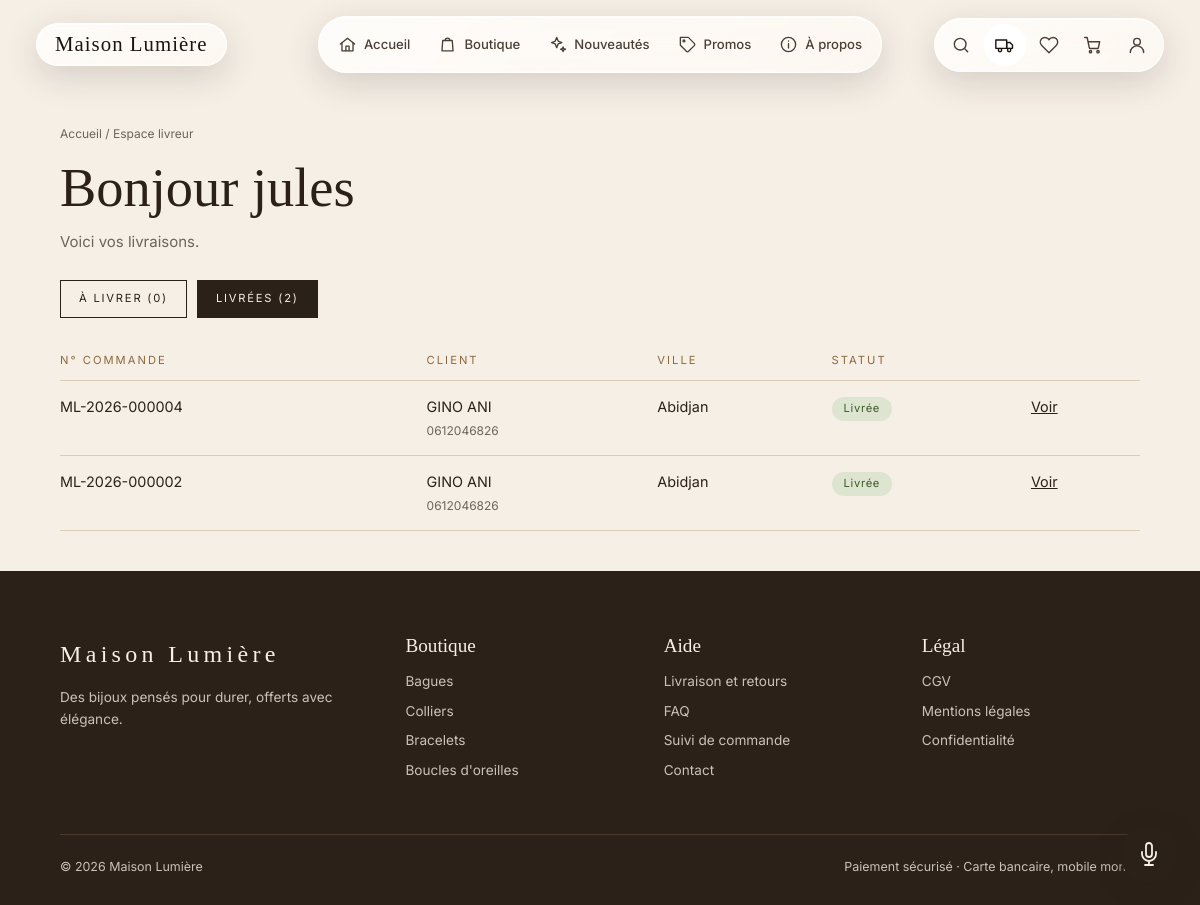
Screenshot of /livreur/?onglet=livrees (signed in) with the database file from the repository.
### utilisateurs/models.py (models this page shows, shortened)
class Utilisateur(AbstractUser):
    username = None
    email = models.EmailField("adresse e-mail", unique=True)
    telephone = models.CharField("téléphone", max_length=20, blank=True)
    est_livreur = models.BooleanField(
        "livreur", default=False,
        help_text="Donne accès à l'espace livreur. Les livreurs sont créés par l'administration.",
    )
    USERNAME_FIELD = 'email'
    REQUIRED_FIELDS = []
    objects = GestionnaireUtilisateur()
    class Meta:
        verbose_name = "utilisateur"
        verbose_name_plural = "utilisateurs"

### commandes/models.py (models this page shows, shortened)
class Commande(models.Model):
    STATUTS = [
        ('en_attente', 'En attente'),
        ('en_preparation', 'En préparation'),
        ('expediee', 'Expédiée'),
        ('livree', 'Livrée'),
        ('annulee', 'Annulée'),
    ]
    STATUTS_EN_COURS = ('en_attente', 'en_preparation', 'expediee')
    reference = models.CharField(max_length=20, unique=True, null=True, blank=True, editable=False)
    utilisateur = models.ForeignKey(
        settings.AUTH_USER_MODEL, on_delete=models.PROTECT, related_name='commandes'
    )
    statut = models.CharField(max_length=20, choices=STATUTS, default='en_attente')
    total = models.DecimalField("total (FCFA)", max_digits=12, decimal_places=0, default=0)
    cgv_acceptees_le = models.DateTimeField("CGV acceptées le", null=True, blank=True)
    livreur = models.ForeignKey(
        settings.AUTH_USER_MODEL, on_delete=models.SET_NULL, null=True, blank=True,
        related_name='livraisons', limit_choices_to={'est_livreur': True},
        verbose_name="livreur",
    )
    date_expedition = models.DateTimeField("date d'expédition", null=True, blank=True)
    date_livraison = models.DateTimeField("date de livraison", null=True, blank=True)
    livraison_prenom = models.CharField("prénom", max_length=100)
    livraison_nom = models.CharField("nom", max_length=100)
    livraison_adresse = models.CharField("adresse", max_length=255)
    livraison_ville = models.CharField("ville", max_length=100)
    livraison_telephone = models.CharField("téléphone", max_length=20)
    date_creation = models.DateTimeField(auto_now_add=True)
    date_modification = models.DateTimeField(auto_now=True)
    class Meta:
        verbose_name = "commande"
        verbose_name_plural = "commandes"
        ordering = ['-date_creation']
    def __init__(self, *args, **kwargs):
        super().__init__(*args, **kwargs)
        self._statut_initial = self.statut if self.pk else None

### livraisons/views.py (the view)
# urls.py: path('livreur/', views.tableau, name='tableau'),
@livreur_requis
def tableau(request):
    commandes = _mes_commandes(request)
    onglet = request.GET.get('onglet', 'a_livrer')
    if onglet == 'livrees':
        liste = commandes.filter(statut='livree').order_by('-date_livraison')
    else:
        onglet = 'a_livrer'
        liste = commandes.filter(statut__in=A_LIVRER).order_by('date_creation')
    return render(request, 'livraisons/tableau.html', {
        'commandes': liste,
        'onglet': onglet,
        'nb_a_livrer': commandes.filter(statut__in=A_LIVRER).count(),
        'nb_livrees': commandes.filter(statut='livree').count(),
    })

### assistant/context_processors.py (called while the page is built)
def assistant(request):
    return {
        'assistant_actif': settings.ASSISTANT_ACTIF,
        'assistant_mode': settings.ASSISTANT_MODE,
    }

### favoris/context_processors.py (called while the page is built)
def favoris(request):
    if not request.user.is_authenticated:
        return {'favoris_ids': set(), 'favoris_quantite': 0}
    ids = set(
        Favori.objects.filter(utilisateur=request.user, produit__actif=True)
        .values_list('produit_id', flat=True)
    )
    return {'favoris_ids': ids, 'favoris_quantite': len(ids)}

### livraisons/decorateurs.py (called while the page is built)
def livreur_requis(vue):
    @wraps(vue)
    def enveloppe(request, *args, **kwargs):
        if not request.user.is_authenticated:
            suivant = urlencode({'next': request.get_full_path()})
            return redirect(f"{reverse('utilisateurs:connexion')}?{suivant}")
        if not request.user.est_livreur:
            raise PermissionDenied
        return vue(request, *args, **kwargs)
    return enveloppe

### livraisons/views.py (called while the page is built)
def _mes_commandes(request):
    return Commande.objects.filter(livreur=request.user).prefetch_related('lignes')

### panier/context_processors.py (called while the page is built)
def panier(request):
    if not request.user.is_authenticated:
        return {'panier_quantite': 0}
    p = Panier.objects.filter(utilisateur=request.user).first()
    return {'panier_quantite': p.quantite_totale if p else 0}

### livraisons/templates/livraisons/tableau.html (shortened to what this page needs)
{% extends 'base.html' %}
{% load static %}
{% block contenu %}
<link rel="stylesheet" href="{% static 'css/commandes.css' %}">
<div class="conteneur">
    <p class="fil"><a href="{% url 'accueil:accueil' %}">Accueil</a> / Espace livreur</p>
    <h1 class="titre-page">Bonjour {{ user.first_name|default:user.email }}</h1>
    <p class="intro-page">Voici vos livraisons.</p>
    <div class="filtres">
        <a href="?onglet=a_livrer" class="filtre{% if onglet == 'a_livrer' %} actif{% endif %}">À livrer ({{ nb_a_livrer }})</a>
        <a href="?onglet=livrees" class="filtre{% if onglet == 'livrees' %} actif{% endif %}">Livrées ({{ nb_livrees }})</a>
    </div>
    {% if commandes %}
    <div class="tableau-defile">
        <table class="tableau-commandes">
            <thead>
                <tr><th>N° commande</th><th>Client</th><th>Ville</th><th>Statut</th><th></th></tr>
            </thead>
            <tbody>
                {% for commande in commandes %}
                <tr>
                    <td>{{ commande.reference }}</td>
                    <td>{{ commande.livraison_prenom }} {{ commande.livraison_nom }}<br><small>{{ commande.livraison_telephone }}</small></td>
                    <td>{{ commande.livraison_ville }}</td>
                    <td><span class="statut statut-{{ commande.statut }}">{{ commande.get_statut_display }}</span></td>
                    <td><a href="{% url 'livraisons:detail' commande.reference %}">Voir</a></td>
                </tr>
                {% endfor %}
            </tbody>
        </table>
    </div>
    {% else %}
        <p class="vide">
            {% if onglet == 'livrees' %}Aucune livraison terminée pour le moment.{% else %}Aucune livraison en attente. Revenez plus tard !{% endif %}
        </p>
    {% endif %}
</div>
{% endblock %}

### static/css/style.css (style rules this page uses)
:root { --fond: #f6efe6; --sombre: #2b2118; --carte: #ede1d0; --bordure: #dccbb5; --texte-doux: #6d645b; --accent: #8a6a3f; --vert-doux: #dde5d0; --erreur: #8b3a2e; --police-titre: "Times New Roman", Times, Georgia, serif; --police-texte: Helvetica, Arial, sans-serif; }
* { box-sizing: border-box; margin: 0; padding: 0; }
body { font-family: var(--police-texte); font-size: 15px; line-height: 1.6; color: var(--sombre); background: var(--fond); }
a { color: inherit; text-decoration: none; }
.conteneur { width: min(1100px, 90%); margin-inline: auto; }
h1, h2, h3, h4 { font-family: var(--police-titre); font-weight: 400; line-height: 1.15; }
.fil { padding: 28px 0 0; font-size: .75rem; color: var(--texte-doux); }
.titre-page { font-size: clamp(2.4rem, 5vw, 3.4rem); margin: 14px 0 10px; }
.intro-page { color: var(--texte-doux); margin-bottom: 26px; }
.filtres { display: flex; flex-wrap: wrap; gap: 10px; margin-bottom: 34px; }
.filtre { padding: 9px 18px; border: 1px solid var(--sombre); font-size: .7rem; letter-spacing: .16em; text-transform: uppercase; transition: background .2s, color .2s; }
.filtre:hover, .filtre.actif { background: var(--sombre); color: var(--fond); }
html { scroll-behavior: smooth; }

### static/css/nav-verre.css (style rules this page uses)
:root { --police-titre: "Instrument Serif", "Times New Roman", Times, Georgia, serif; --police-texte: "Inter", Helvetica, Arial, sans-serif; --verre-fond: linear-gradient(135deg, rgba(255, 255, 255, .82), rgba(255, 255, 255, .52)); --verre-bordure: rgba(255, 255, 255, .72); --verre-texte: #4a3f35; --verre-texte-fort: #1c140e; }
body { font-family: var(--police-texte); }

### static/css/commandes.css (style rules this page uses)
.statut { display: inline-block; padding: 3px 12px; border-radius: 20px; font-size: .7rem; letter-spacing: .06em; white-space: nowrap; }
.statut-livree { background: var(--vert-doux); color: #3d5a2a; }
.tableau-defile { overflow-x: auto; }
.tableau-commandes { width: 100%; border-collapse: collapse; font-size: .9rem; }
.tableau-commandes th { text-align: left; font-weight: 400; font-size: .7rem; letter-spacing: .18em; text-transform: uppercase; color: var(--accent); padding: 0 14px 10px 0; border-bottom: 1px solid var(--bordure); }
.tableau-commandes td { padding: 14px 14px 14px 0; border-bottom: 1px solid var(--bordure); vertical-align: top; }
.tableau-commandes a { text-decoration: underline; }
.tableau-commandes small { color: var(--texte-doux); }

### rows the page displays
Utilisateur: first_name "jules"
Commande: reference "ML-2026-000004", livraison_prenom "GINO", livraison_nom "ANI", livraison_telephone "0612046826", livraison_ville "Abidjan", statut "Livrée"
Commande: reference "ML-2026-000002", livraison_prenom "GINO", livraison_nom "ANI", livraison_telephone "0612046826", livraison_ville "Abidjan", statut "Livrée"

### other values shown
{{ nb_a_livrer }} "0"
{{ nb_livrees }} "2"
